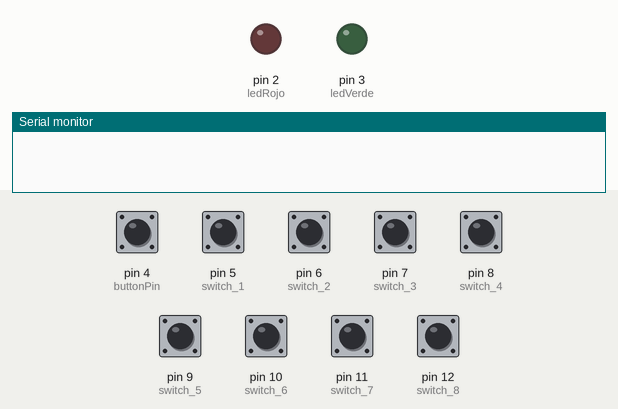
A sketch run on a simulated Arduino Uno, built with avr-gcc and run on an emulated ATmega328P. Shown: output pins drawn as LEDs (lit = HIGH), the last lines printed to the serial monitor. Inputs (shaded band) come from the test bench; at power-on: pin 4 (buttonPin), pin 5 (switch_1), pin 6 (switch_2), pin 7 (switch_3), pin 8 (switch_4), pin 9 (switch_5), pin 10 (switch_6), pin 11 (switch_7), pin 12 (switch_8) LOW.

Above: at 1.2 s.
1.3 s: pin 4 (buttonPin) pulled HIGH for 3.2 s
At 2.1 s:
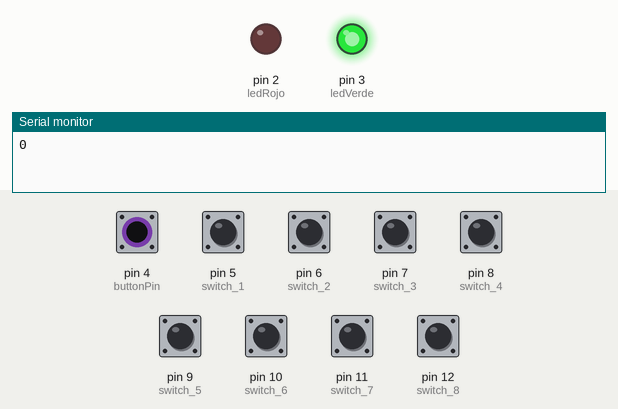
Timing chart, 0 to 6.8 s (numbered marks = the images above; inputs shaded):
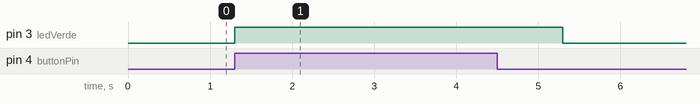

Measured:
- after the input at 1.3 s, pin 3 (ledVerde): LOW → HIGH at once, → LOW 4.0 s later

The sketch:

proyecto-final.ino
```cpp
const int ledRojo = 2;
const int ledVerde = 3;
const int buttonPin = 4;

const int switch_1 = 5;
const int switch_2 = 6;
const int switch_3 = 7;
const int switch_4 = 8;
const int switch_5 = 9;
const int switch_6 = 10;
const int switch_7 = 11;
const int switch_8 = 12;

int buttonState = 0;


void setup()
{
  Serial.begin(9600);

  pinMode(switch_1, INPUT);
  pinMode(switch_2, INPUT);
  pinMode(switch_3, INPUT);
  pinMode(switch_4, INPUT);
  pinMode(switch_5, INPUT);
  pinMode(switch_6, INPUT);
  pinMode(switch_7, INPUT);
  pinMode(switch_8, INPUT);

  pinMode(buttonPin, INPUT);

  pinMode(ledRojo, OUTPUT);
  pinMode(ledVerde, OUTPUT);
}

void loop()
{
  buttonState = digitalRead(buttonPin);

  if (buttonState == HIGH){

    //Serial.println(1);
    Serial.println(switches_activos());
    digitalWrite(ledVerde, HIGH);
    delay(1000);
    digitalWrite(ledVerde, LOW);
  }
  //Serial.println(analogRead(A0));
  //delay(2);
}

int switches_activos() {
  int activos = 0;
  int switches[] = {switch_1, switch_2, switch_3, switch_4, switch_5, switch_6, switch_7, switch_8};

  // Recorremos los switches y sumamos los activos
  for (int i = 0; i < 8; i++) {
    if (digitalRead(switches[i]) == HIGH) {  // Si el switch está activo (HIGH)
      activos++;
    }
  }
  return activos;
}
```
